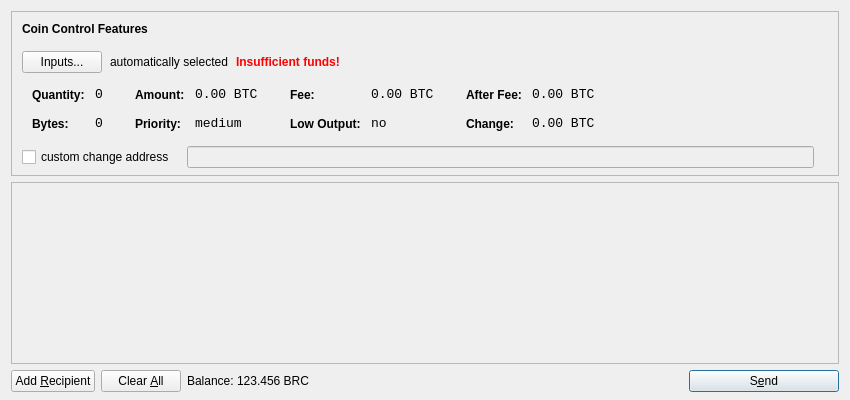
<?xml version="1.0" encoding="UTF-8"?>
<ui version="4.0">
 <class>SendCoinsDialog</class>
 <widget class="QDialog" name="SendCoinsDialog">
  <property name="geometry">
   <rect>
    <x>0</x>
    <y>0</y>
    <width>850</width>
    <height>400</height>
   </rect>
  </property>
  <property name="windowTitle">
   <string>Send Coins</string>
  </property>
  <layout class="QVBoxLayout" name="verticalLayout" stretch="0,1,0">
   <property name="bottomMargin">
    <number>8</number>
   </property>
   <item>
    <widget class="QFrame" name="frameCoinControl">
     <property name="sizePolicy">
      <sizepolicy hsizetype="Expanding" vsizetype="Expanding">
       <horstretch>0</horstretch>
       <verstretch>0</verstretch>
      </sizepolicy>
     </property>
     <property name="maximumSize">
      <size>
       <width>16777215</width>
       <height>16777215</height>
      </size>
     </property>
     <property name="frameShape">
      <enum>QFrame::StyledPanel</enum>
     </property>
     <property name="frameShadow">
      <enum>QFrame::Sunken</enum>
     </property>
     <layout class="QVBoxLayout" name="verticalLayoutCoinControl2">
      <property name="spacing">
       <number>-1</number>
      </property>
      <property name="leftMargin">
       <number>0</number>
      </property>
      <property name="topMargin">
       <number>0</number>
      </property>
      <property name="rightMargin">
       <number>0</number>
      </property>
      <property name="bottomMargin">
       <number>6</number>
      </property>
      <item>
       <layout class="QVBoxLayout" name="verticalLayoutCoinControl" stretch="0,0,0,0,1">
        <property name="spacing">
         <number>0</number>
        </property>
        <property name="leftMargin">
         <number>10</number>
        </property>
        <property name="topMargin">
         <number>10</number>
        </property>
        <item>
         <layout class="QHBoxLayout" name="horizontalLayoutCoinControl1">
          <property name="bottomMargin">
           <number>15</number>
          </property>
          <item>
           <widget class="QLabel" name="labelCoinControlFeatures">
            <property name="sizePolicy">
             <sizepolicy hsizetype="Preferred" vsizetype="Maximum">
              <horstretch>0</horstretch>
              <verstretch>0</verstretch>
             </sizepolicy>
            </property>
            <property name="font">
             <font>
              <weight>75</weight>
              <bold>true</bold>
             </font>
            </property>
            <property name="styleSheet">
             <string notr="true">font-weight:bold;</string>
            </property>
            <property name="text">
             <string>Coin Control Features</string>
            </property>
           </widget>
          </item>
         </layout>
        </item>
        <item>
         <layout class="QHBoxLayout" name="horizontalLayoutCoinControl2" stretch="0,0,0,0">
          <property name="spacing">
           <number>8</number>
          </property>
          <property name="bottomMargin">
           <number>10</number>
          </property>
          <item>
           <widget class="QPushButton" name="pushButtonCoinControl">
            <property name="styleSheet">
             <string notr="true"/>
            </property>
            <property name="text">
             <string>Inputs...</string>
            </property>
           </widget>
          </item>
          <item>
           <widget class="QLabel" name="labelCoinControlAutomaticallySelected">
            <property name="text">
             <string>automatically selected</string>
            </property>
            <property name="margin">
             <number>5</number>
            </property>
           </widget>
          </item>
          <item>
           <widget class="QLabel" name="labelCoinControlInsuffFunds">
            <property name="font">
             <font>
              <weight>75</weight>
              <bold>true</bold>
             </font>
            </property>
            <property name="styleSheet">
             <string notr="true">color:red;font-weight:bold;</string>
            </property>
            <property name="text">
             <string>Insufficient funds!</string>
            </property>
            <property name="margin">
             <number>5</number>
            </property>
           </widget>
          </item>
          <item>
           <spacer name="horizontalSpacerCoinControl">
            <property name="orientation">
             <enum>Qt::Horizontal</enum>
            </property>
            <property name="sizeHint" stdset="0">
             <size>
              <width>40</width>
              <height>1</height>
             </size>
            </property>
           </spacer>
          </item>
         </layout>
        </item>
        <item>
         <widget class="QWidget" name="widgetCoinControl" native="true">
          <property name="sizePolicy">
           <sizepolicy hsizetype="Preferred" vsizetype="Preferred">
            <horstretch>0</horstretch>
            <verstretch>0</verstretch>
           </sizepolicy>
          </property>
          <property name="minimumSize">
           <size>
            <width>0</width>
            <height>0</height>
           </size>
          </property>
          <property name="styleSheet">
           <string notr="true"/>
          </property>
          <layout class="QHBoxLayout" name="horizontalLayoutCoinControl5">
           <property name="margin">
            <number>0</number>
           </property>
           <item>
            <layout class="QHBoxLayout" name="horizontalLayoutCoinControl3" stretch="0,0,0,1">
             <property name="spacing">
              <number>20</number>
             </property>
             <property name="topMargin">
              <number>0</number>
             </property>
             <property name="bottomMargin">
              <number>10</number>
             </property>
             <item>
              <layout class="QFormLayout" name="formLayoutCoinControl1">
               <property name="horizontalSpacing">
                <number>10</number>
               </property>
               <property name="verticalSpacing">
                <number>14</number>
               </property>
               <property name="leftMargin">
                <number>10</number>
               </property>
               <property name="topMargin">
                <number>4</number>
               </property>
               <property name="rightMargin">
                <number>6</number>
               </property>
               <item row="0" column="0">
                <widget class="QLabel" name="labelCoinControlQuantityText">
                 <property name="styleSheet">
                  <string notr="true">font-weight:bold;</string>
                 </property>
                 <property name="text">
                  <string>Quantity:</string>
                 </property>
                 <property name="margin">
                  <number>0</number>
                 </property>
                </widget>
               </item>
               <item row="0" column="1">
                <widget class="QLabel" name="labelCoinControlQuantity">
                 <property name="font">
                  <font>
                   <family>Monospace</family>
                   <pointsize>10</pointsize>
                  </font>
                 </property>
                 <property name="cursor">
                  <cursorShape>IBeamCursor</cursorShape>
                 </property>
                 <property name="contextMenuPolicy">
                  <enum>Qt::ActionsContextMenu</enum>
                 </property>
                 <property name="text">
                  <string notr="true">0</string>
                 </property>
                 <property name="margin">
                  <number>0</number>
                 </property>
                 <property name="textInteractionFlags">
                  <set>Qt::LinksAccessibleByMouse|Qt::TextSelectableByKeyboard|Qt::TextSelectableByMouse</set>
                 </property>
                </widget>
               </item>
               <item row="1" column="0">
                <widget class="QLabel" name="labelCoinControlBytesText">
                 <property name="styleSheet">
                  <string notr="true">font-weight:bold;</string>
                 </property>
                 <property name="text">
                  <string>Bytes:</string>
                 </property>
                </widget>
               </item>
               <item row="1" column="1">
                <widget class="QLabel" name="labelCoinControlBytes">
                 <property name="font">
                  <font>
                   <family>Monospace</family>
                   <pointsize>10</pointsize>
                  </font>
                 </property>
                 <property name="cursor">
                  <cursorShape>IBeamCursor</cursorShape>
                 </property>
                 <property name="contextMenuPolicy">
                  <enum>Qt::ActionsContextMenu</enum>
                 </property>
                 <property name="text">
                  <string notr="true">0</string>
                 </property>
                 <property name="textInteractionFlags">
                  <set>Qt::LinksAccessibleByMouse|Qt::TextSelectableByKeyboard|Qt::TextSelectableByMouse</set>
                 </property>
                </widget>
               </item>
              </layout>
             </item>
             <item>
              <layout class="QFormLayout" name="formLayoutCoinControl2">
               <property name="horizontalSpacing">
                <number>10</number>
               </property>
               <property name="verticalSpacing">
                <number>14</number>
               </property>
               <property name="leftMargin">
                <number>6</number>
               </property>
               <property name="topMargin">
                <number>4</number>
               </property>
               <property name="rightMargin">
                <number>6</number>
               </property>
               <item row="0" column="0">
                <widget class="QLabel" name="labelCoinControlAmountText">
                 <property name="styleSheet">
                  <string notr="true">font-weight:bold;</string>
                 </property>
                 <property name="text">
                  <string>Amount:</string>
                 </property>
                 <property name="margin">
                  <number>0</number>
                 </property>
                </widget>
               </item>
               <item row="0" column="1">
                <widget class="QLabel" name="labelCoinControlAmount">
                 <property name="font">
                  <font>
                   <family>Monospace</family>
                   <pointsize>10</pointsize>
                  </font>
                 </property>
                 <property name="cursor">
                  <cursorShape>IBeamCursor</cursorShape>
                 </property>
                 <property name="contextMenuPolicy">
                  <enum>Qt::ActionsContextMenu</enum>
                 </property>
                 <property name="text">
                  <string notr="true">0.00 BTC</string>
                 </property>
                 <property name="textInteractionFlags">
                  <set>Qt::LinksAccessibleByMouse|Qt::TextSelectableByKeyboard|Qt::TextSelectableByMouse</set>
                 </property>
                </widget>
               </item>
               <item row="1" column="0">
                <widget class="QLabel" name="labelCoinControlPriorityText">
                 <property name="styleSheet">
                  <string notr="true">font-weight:bold;</string>
                 </property>
                 <property name="text">
                  <string>Priority:</string>
                 </property>
                </widget>
               </item>
               <item row="1" column="1">
                <widget class="QLabel" name="labelCoinControlPriority">
                 <property name="font">
                  <font>
                   <family>Monospace</family>
                   <pointsize>10</pointsize>
                  </font>
                 </property>
                 <property name="cursor">
                  <cursorShape>IBeamCursor</cursorShape>
                 </property>
                 <property name="contextMenuPolicy">
                  <enum>Qt::ActionsContextMenu</enum>
                 </property>
                 <property name="text">
                  <string>medium</string>
                 </property>
                 <property name="textInteractionFlags">
                  <set>Qt::LinksAccessibleByMouse|Qt::TextSelectableByKeyboard|Qt::TextSelectableByMouse</set>
                 </property>
                </widget>
               </item>
              </layout>
             </item>
             <item>
              <layout class="QFormLayout" name="formLayoutCoinControl3">
               <property name="horizontalSpacing">
                <number>10</number>
               </property>
               <property name="verticalSpacing">
                <number>14</number>
               </property>
               <property name="leftMargin">
                <number>6</number>
               </property>
               <property name="topMargin">
                <number>4</number>
               </property>
               <property name="rightMargin">
                <number>6</number>
               </property>
               <item row="0" column="0">
                <widget class="QLabel" name="labelCoinControlFeeText">
                 <property name="styleSheet">
                  <string notr="true">font-weight:bold;</string>
                 </property>
                 <property name="text">
                  <string>Fee:</string>
                 </property>
                 <property name="margin">
                  <number>0</number>
                 </property>
                </widget>
               </item>
               <item row="0" column="1">
                <widget class="QLabel" name="labelCoinControlFee">
                 <property name="font">
                  <font>
                   <family>Monospace</family>
                   <pointsize>10</pointsize>
                  </font>
                 </property>
                 <property name="cursor">
                  <cursorShape>IBeamCursor</cursorShape>
                 </property>
                 <property name="contextMenuPolicy">
                  <enum>Qt::ActionsContextMenu</enum>
                 </property>
                 <property name="text">
                  <string notr="true">0.00 BTC</string>
                 </property>
                 <property name="textInteractionFlags">
                  <set>Qt::LinksAccessibleByMouse|Qt::TextSelectableByKeyboard|Qt::TextSelectableByMouse</set>
                 </property>
                </widget>
               </item>
               <item row="1" column="0">
                <widget class="QLabel" name="labelCoinControlLowOutputText">
                 <property name="styleSheet">
                  <string notr="true">font-weight:bold;</string>
                 </property>
                 <property name="text">
                  <string>Low Output:</string>
                 </property>
                </widget>
               </item>
               <item row="1" column="1">
                <widget class="QLabel" name="labelCoinControlLowOutput">
                 <property name="font">
                  <font>
                   <family>Monospace</family>
                   <pointsize>10</pointsize>
                  </font>
                 </property>
                 <property name="cursor">
                  <cursorShape>IBeamCursor</cursorShape>
                 </property>
                 <property name="contextMenuPolicy">
                  <enum>Qt::ActionsContextMenu</enum>
                 </property>
                 <property name="text">
                  <string>no</string>
                 </property>
                 <property name="textInteractionFlags">
                  <set>Qt::LinksAccessibleByMouse|Qt::TextSelectableByKeyboard|Qt::TextSelectableByMouse</set>
                 </property>
                </widget>
               </item>
              </layout>
             </item>
             <item>
              <layout class="QFormLayout" name="formLayoutCoinControl4">
               <property name="horizontalSpacing">
                <number>10</number>
               </property>
               <property name="verticalSpacing">
                <number>14</number>
               </property>
               <property name="leftMargin">
                <number>6</number>
               </property>
               <property name="topMargin">
                <number>4</number>
               </property>
               <property name="rightMargin">
                <number>6</number>
               </property>
               <item row="0" column="0">
                <widget class="QLabel" name="labelCoinControlAfterFeeText">
                 <property name="styleSheet">
                  <string notr="true">font-weight:bold;</string>
                 </property>
                 <property name="text">
                  <string>After Fee:</string>
                 </property>
                 <property name="margin">
                  <number>0</number>
                 </property>
                </widget>
               </item>
               <item row="0" column="1">
                <widget class="QLabel" name="labelCoinControlAfterFee">
                 <property name="font">
                  <font>
                   <family>Monospace</family>
                   <pointsize>10</pointsize>
                  </font>
                 </property>
                 <property name="cursor">
                  <cursorShape>IBeamCursor</cursorShape>
                 </property>
                 <property name="contextMenuPolicy">
                  <enum>Qt::ActionsContextMenu</enum>
                 </property>
                 <property name="text">
                  <string notr="true">0.00 BTC</string>
                 </property>
                 <property name="textInteractionFlags">
                  <set>Qt::LinksAccessibleByMouse|Qt::TextSelectableByKeyboard|Qt::TextSelectableByMouse</set>
                 </property>
                </widget>
               </item>
               <item row="1" column="0">
                <widget class="QLabel" name="labelCoinControlChangeText">
                 <property name="styleSheet">
                  <string notr="true">font-weight:bold;</string>
                 </property>
                 <property name="text">
                  <string>Change:</string>
                 </property>
                </widget>
               </item>
               <item row="1" column="1">
                <widget class="QLabel" name="labelCoinControlChange">
                 <property name="font">
                  <font>
                   <family>Monospace</family>
                   <pointsize>10</pointsize>
                  </font>
                 </property>
                 <property name="cursor">
                  <cursorShape>IBeamCursor</cursorShape>
                 </property>
                 <property name="contextMenuPolicy">
                  <enum>Qt::ActionsContextMenu</enum>
                 </property>
                 <property name="text">
                  <string notr="true">0.00 BTC</string>
                 </property>
                 <property name="textInteractionFlags">
                  <set>Qt::LinksAccessibleByMouse|Qt::TextSelectableByKeyboard|Qt::TextSelectableByMouse</set>
                 </property>
                </widget>
               </item>
              </layout>
             </item>
            </layout>
           </item>
          </layout>
         </widget>
        </item>
        <item>
         <layout class="QHBoxLayout" name="horizontalLayoutCoinControl4" stretch="0,0,0">
          <property name="spacing">
           <number>12</number>
          </property>
          <property name="sizeConstraint">
           <enum>QLayout::SetDefaultConstraint</enum>
          </property>
          <property name="topMargin">
           <number>5</number>
          </property>
          <property name="rightMargin">
           <number>5</number>
          </property>
          <item>
           <widget class="QCheckBox" name="checkBoxCoinControlChange">
            <property name="text">
             <string>custom change address</string>
            </property>
           </widget>
          </item>
          <item>
           <widget class="QLineEdit" name="lineEditCoinControlChange">
            <property name="enabled">
             <bool>false</bool>
            </property>
            <property name="sizePolicy">
             <sizepolicy hsizetype="Expanding" vsizetype="Fixed">
              <horstretch>0</horstretch>
              <verstretch>0</verstretch>
             </sizepolicy>
            </property>
           </widget>
          </item>
          <item>
           <widget class="QLabel" name="labelCoinControlChangeLabel">
            <property name="sizePolicy">
             <sizepolicy hsizetype="Preferred" vsizetype="Expanding">
              <horstretch>0</horstretch>
              <verstretch>0</verstretch>
             </sizepolicy>
            </property>
            <property name="minimumSize">
             <size>
              <width>0</width>
              <height>0</height>
             </size>
            </property>
            <property name="text">
             <string/>
            </property>
            <property name="margin">
             <number>3</number>
            </property>
           </widget>
          </item>
         </layout>
        </item>
        <item>
         <spacer name="verticalSpacerCoinControl">
          <property name="orientation">
           <enum>Qt::Vertical</enum>
          </property>
          <property name="sizeHint" stdset="0">
           <size>
            <width>800</width>
            <height>1</height>
           </size>
          </property>
         </spacer>
        </item>
       </layout>
      </item>
     </layout>
    </widget>
   </item>
   <item>
    <widget class="QScrollArea" name="scrollArea">
     <property name="widgetResizable">
      <bool>true</bool>
     </property>
     <widget class="QWidget" name="scrollAreaWidgetContents">
      <property name="geometry">
       <rect>
        <x>0</x>
        <y>0</y>
        <width>830</width>
        <height>165</height>
       </rect>
      </property>
      <layout class="QVBoxLayout" name="verticalLayout_2">
       <property name="margin">
        <number>0</number>
       </property>
       <item>
        <layout class="QVBoxLayout" name="entries">
         <property name="spacing">
          <number>6</number>
         </property>
        </layout>
       </item>
       <item>
        <spacer name="verticalSpacer">
         <property name="orientation">
          <enum>Qt::Vertical</enum>
         </property>
         <property name="sizeHint" stdset="0">
          <size>
           <width>20</width>
           <height>40</height>
          </size>
         </property>
        </spacer>
       </item>
      </layout>
     </widget>
    </widget>
   </item>
   <item>
    <layout class="QHBoxLayout" name="horizontalLayout">
     <item>
      <widget class="QPushButton" name="addButton">
       <property name="toolTip">
        <string>Send to multiple recipients at once</string>
       </property>
       <property name="text">
        <string>Add &amp;Recipient</string>
       </property>
       <property name="icon">
        <iconset resource="../bitcoin.qrc">
         <normaloff>:/icons/add</normaloff>:/icons/add</iconset>
       </property>
       <property name="autoDefault">
        <bool>false</bool>
       </property>
      </widget>
     </item>
     <item>
      <widget class="QPushButton" name="clearButton">
       <property name="sizePolicy">
        <sizepolicy hsizetype="Minimum" vsizetype="Fixed">
         <horstretch>0</horstretch>
         <verstretch>0</verstretch>
        </sizepolicy>
       </property>
       <property name="toolTip">
        <string>Remove all transaction fields</string>
       </property>
       <property name="text">
        <string>Clear &amp;All</string>
       </property>
       <property name="icon">
        <iconset resource="../bitcoin.qrc">
         <normaloff>:/icons/remove</normaloff>:/icons/remove</iconset>
       </property>
       <property name="autoRepeatDelay">
        <number>300</number>
       </property>
       <property name="autoDefault">
        <bool>false</bool>
       </property>
      </widget>
     </item>
     <item>
      <layout class="QHBoxLayout" name="horizontalLayout_2">
       <property name="spacing">
        <number>3</number>
       </property>
       <item>
        <widget class="QLabel" name="label">
         <property name="text">
          <string>Balance:</string>
         </property>
        </widget>
       </item>
       <item>
        <widget class="QLabel" name="labelBalance">
         <property name="cursor">
          <cursorShape>IBeamCursor</cursorShape>
         </property>
         <property name="text">
          <string>123.456 BRC</string>
         </property>
         <property name="textInteractionFlags">
          <set>Qt::LinksAccessibleByMouse|Qt::TextSelectableByKeyboard|Qt::TextSelectableByMouse</set>
         </property>
        </widget>
       </item>
      </layout>
     </item>
     <item>
      <spacer name="horizontalSpacer">
       <property name="orientation">
        <enum>Qt::Horizontal</enum>
       </property>
       <property name="sizeHint" stdset="0">
        <size>
         <width>40</width>
         <height>20</height>
        </size>
       </property>
      </spacer>
     </item>
     <item>
      <widget class="QPushButton" name="sendButton">
       <property name="minimumSize">
        <size>
         <width>150</width>
         <height>0</height>
        </size>
       </property>
       <property name="toolTip">
        <string>Confirm the send action</string>
       </property>
       <property name="text">
        <string>S&amp;end</string>
       </property>
       <property name="icon">
        <iconset resource="../bitcoin.qrc">
         <normaloff>:/icons/send</normaloff>:/icons/send</iconset>
       </property>
       <property name="default">
        <bool>true</bool>
       </property>
      </widget>
     </item>
    </layout>
   </item>
  </layout>
 </widget>
 <resources>
  <include location="../bitcoin.qrc"/>
 </resources>
 <connections/>
</ui>
